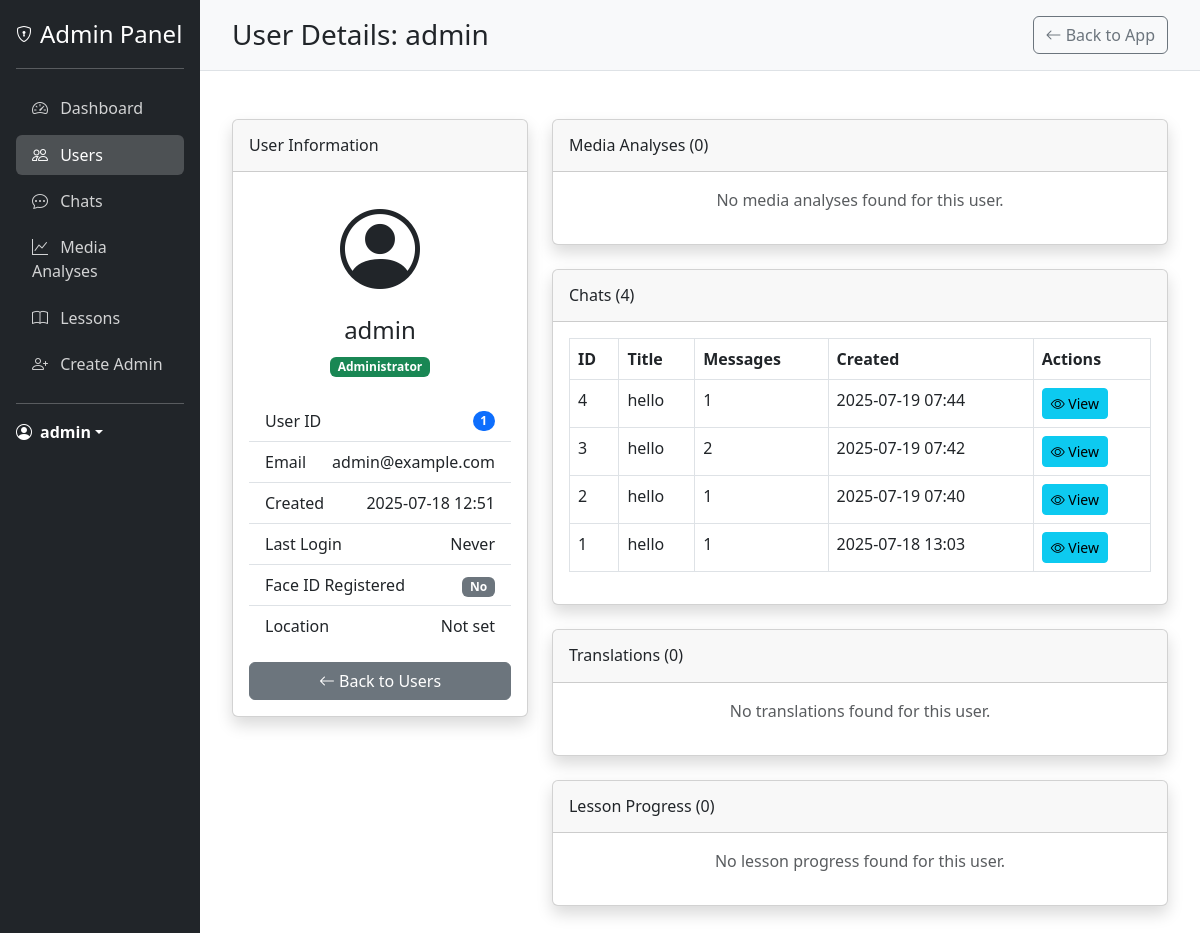
Before: /admin/user/1 (signed in) with the older database file.
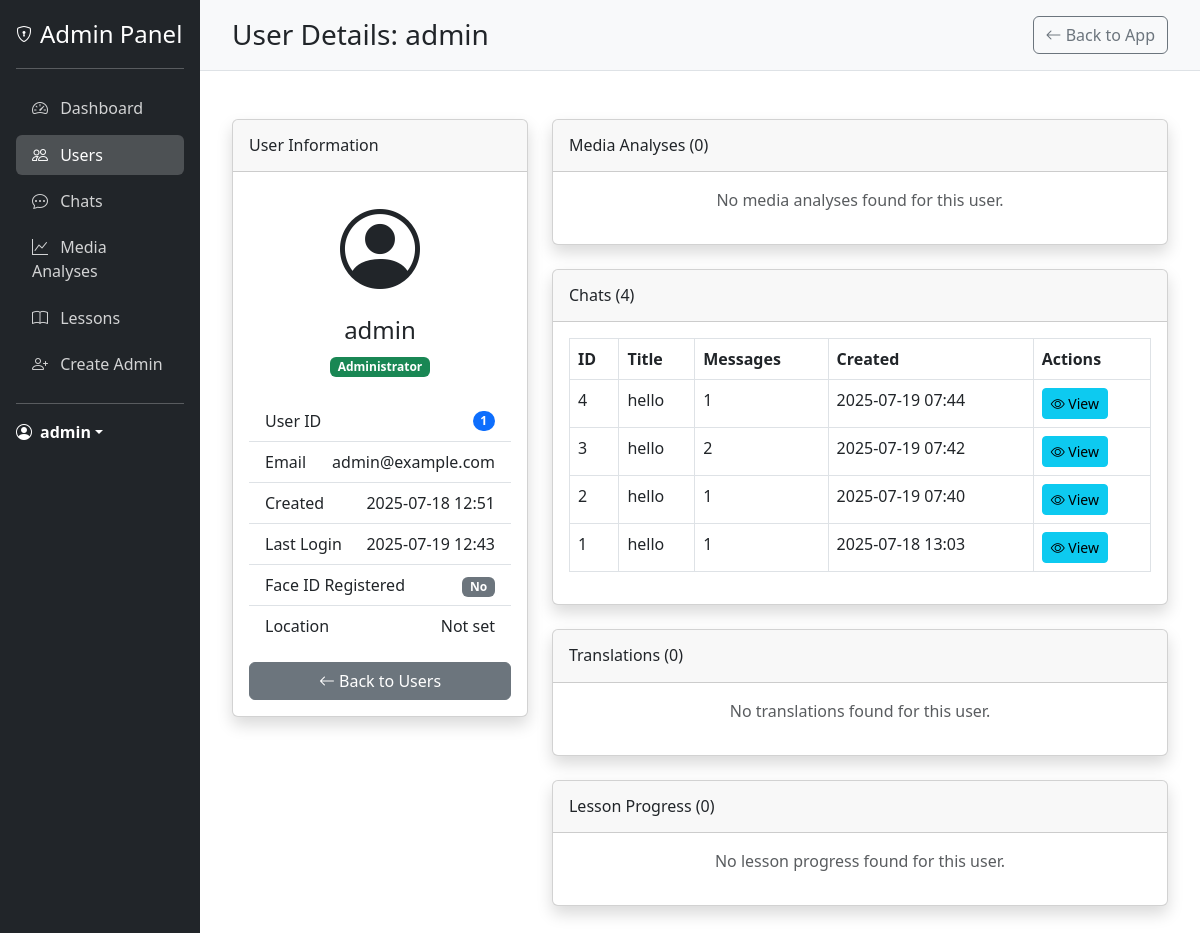
After: the same page with the newer database file.
### models.py (models this page shows, shortened)
class User(UserMixin, db.Model):
    __tablename__ = 'users'
    id = db.Column(db.Integer, primary_key=True)
    username = db.Column(db.String(80), unique=True, nullable=False)
    email = db.Column(db.String(120), unique=True, nullable=False)
    password_hash = db.Column(db.String(128), nullable=False)
    is_admin = db.Column(db.Boolean, default=False)
    created_at = db.Column(db.DateTime, default=datetime.utcnow)
    last_login = db.Column(db.DateTime)
    latitude = db.Column(db.Float)
    longitude = db.Column(db.Float)
    location_name = db.Column(db.String(200))
    analyses = db.relationship('MediaAnalysis', backref='user', lazy=True)

### app.py (the view)
@app.route('/admin/user/<int:user_id>')
@login_required
@admin_required
def admin_user_detail(user_id):
    user = User.query.get_or_404(user_id)
    analyses = MediaAnalysis.query.filter_by(user_id=user_id).order_by(MediaAnalysis.created_at.desc()).all()
    chats = Chat.query.filter_by(user_id=user_id).order_by(Chat.created_at.desc()).all()
    lesson_progress = UserLesson.query.filter_by(user_id=user_id).all()
    translations = Translation.query.filter_by(user_id=user_id).order_by(Translation.created_at.desc()).all()
    return render_template(
        'admin/user_detail.html',
        user=user,
        analyses=analyses,
        chats=chats,
        lesson_progress=lesson_progress,
        translations=translations
    )

### app.py (called while the page is built)
@login_manager.user_loader
def load_user(user_id):
    return User.query.get(int(user_id))

def admin_required(f):
    @wraps(f)
    def decorated_function(*args, **kwargs):
        if not current_user.is_authenticated:
            flash('You need to login first.', 'danger')
            return redirect(url_for('login'))
        if not hasattr(current_user, 'is_admin') or not current_user.is_admin:
            flash('You need admin privileges to access this page.', 'danger')
            return redirect(url_for('landing_page1'))
        return f(*args, **kwargs)
    return decorated_function

### templates/admin/user_detail.html (shortened to what the changed rows need)
{% extends "admin/base_admin.html" %}
{% block header %}User Details: {{ user.username }}{% endblock %}
{% block content %}
<div class="row">
    <div class="col-lg-4">
        <div class="card shadow mb-4">
            <div class="card-body">
                <div class="text-center mb-4">
                    <i class="bi bi-person-circle" style="font-size: 5rem;"></i>
                    <h4 class="mt-2">{{ user.username }}</h4>
                    <p class="text-muted">
                        {% if user.is_admin %}
                        <span class="badge bg-success">Administrator</span>
                        {% else %}
                        <span class="badge bg-secondary">Regular User</span>
                        {% endif %}
                    </p>
                </div>
                <ul class="list-group list-group-flush">
                    <li class="list-group-item d-flex justify-content-between align-items-center">
                        User ID
                        <span class="badge bg-primary rounded-pill">{{ user.id }}</span>
                    </li>
                    <li class="list-group-item d-flex justify-content-between align-items-center">
                        Email
                        <span>{{ user.email }}</span>
                    </li>
                    <li class="list-group-item d-flex justify-content-between align-items-center">
                        Created
                        <span>{{ user.created_at.strftime('%Y-%m-%d %H:%M') if user.created_at else 'N/A' }}</span>
                    </li>
                    <li class="list-group-item d-flex justify-content-between align-items-center">
                        Last Login
                        <span>{{ user.last_login.strftime('%Y-%m-%d %H:%M') if user.last_login else 'Never' }}</span>
                    </li>
                </ul>
            </div>
        </div>
    </div>
    <div class="col-lg-8">
        <div class="card shadow mb-4">
            <div class="card-body">
                {% if chats %}
                <div class="table-responsive">
                    <table class="table table-bordered" width="100%" cellspacing="0">
                        <thead>
                            <tr>
                                <th>ID</th>
                                <th>Title</th>
                                <th>Messages</th>
                                <th>Created</th>
                                <th>Actions</th>
                            </tr>
                        </thead>
                    </table>
                </div>
                {% else %}
                <p class="text-center text-muted">No chats found for this user.</p>
                {% endif %}
            </div>
        </div>
    </div>
</div>
{% endblock %}

### templates/admin/base_admin.html (shortened to what the changed rows need)
<!DOCTYPE html>
<html lang="en">
<head>
    <link href="https://cdn.jsdelivr.net/npm/bootstrap@5.3.0-alpha1/dist/css/bootstrap.min.css" rel="stylesheet">
    <link rel="stylesheet" href="https://cdn.jsdelivr.net/npm/bootstrap-icons@1.10.3/font/bootstrap-icons.css">
</head>
<body>
    <div class="container-fluid">
        <div class="row">
            <div class="col-md-2 admin-sidebar p-0">
                <div class="d-flex flex-column p-3">
                    <div class="dropdown">
                        <a href="#" class="d-flex align-items-center text-white text-decoration-none dropdown-toggle" id="dropdownUser1" data-bs-toggle="dropdown" aria-expanded="false">
                            <i class="bi bi-person-circle me-2"></i>
                            <strong>{{ current_user.username }}</strong>
                        </a>
                    </div>
                </div>
            </div>
            <div class="col-md-10 p-0">
                <div class="admin-header d-flex justify-content-between align-items-center">
                    <h1 class="h3 mb-0">{% block header %}Admin Dashboard{% endblock %}</h1>
                    <div>
                        <a href="{{ url_for('landing_page1') }}" class="btn btn-outline-secondary">
                        </a>
                    </div>
                </div>
                <div class="admin-content">
                    {% block content %}{% endblock %}
                </div>
            </div>
        </div>
    </div>
</body>
</html>

Changed rows visible on the page:
changed User "admin": last_login "Never" → "2025-07-19 12:43"
